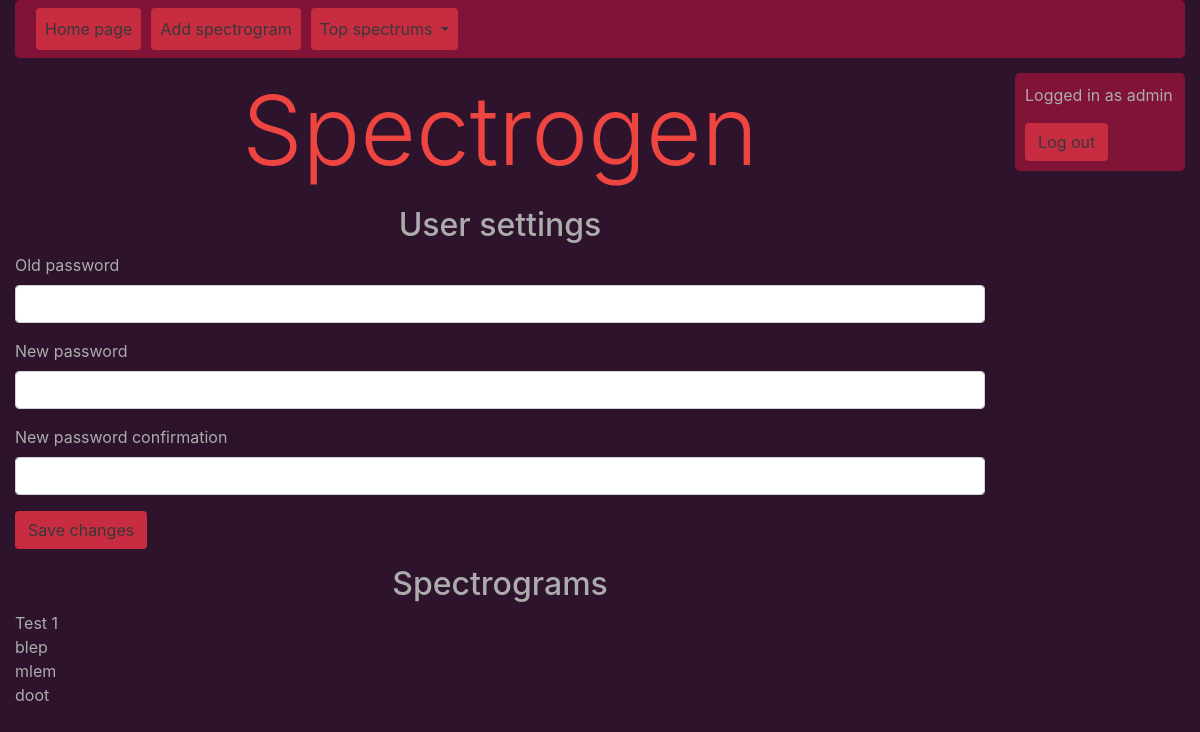
Page /user (signed in) on the committed database.
### spectrogen_main/models.py (models this page shows)
class Spectrogram(models.Model):
    title = models.CharField(max_length=100)
    image_file = models.ImageField(upload_to='spectrograms', null=True)
    video_url = models.URLField()
    timeframe_start = models.IntegerField(default=0)
    timeframe_end = models.IntegerField(default=-1)
    date_added = models.DateTimeField(auto_now_add=True)
    author = models.ForeignKey(get_user_model(), models.CASCADE)

### spectrogen_main/views.py (the view)
# urls.py: path('user', views.view_user_profile, name='view_user_profile'),
def view_user_profile(request):
    if not request.user.is_authenticated:
        return index_with_error(request, 'You have to log in to see your profile.')
    user_spectrograms = models.Spectrogram.objects.filter(author=request.user)
    if request.method == 'POST':
        user_edit_form = PasswordChangeForm(request.user, request.POST)
        if user_edit_form.is_valid():
            user = user_edit_form.save()
            update_session_auth_hash(request, user)
    else:
        user_edit_form = PasswordChangeForm(request.user)
    return render(request, 'user_profile.html', {'spectrograms': user_spectrograms, 'user_edit_form': user_edit_form})

### spectrogen_main/templates/user_profile.html (shortened to what this page needs)
{% extends "main_base.html" %}
{% load widget_tweaks %}
{% block menucontent %}
    {% if user.is_authenticated %}
        <div class="user-data">
            <p>Logged in as {{ user.get_username }}</p>
        </div>
        <a class="btn button-bg" href="/logout/">Log out</a>
    {% endif %}
{% endblock menucontent %}
{% block pagecontent %}
<h2 class="text-center">User settings</h2>
    <form action="/user" method="post">
        {% for field in user_edit_form.visible_fields %}
            <div class="form-group">
                <label for="{{ field.id_for_label }}">{{ field.label }}</label>
                {{ field|add_class:'form-control' }}
            </div>
        {% endfor %}
        <div class="form-group">
            <button type="submit" class="btn button-bg">Save changes</button>
        </div>
    </form>
<h2 class="text-center">Spectrograms</h2>
{% for spectrogram in spectrograms %}
    <div>{{ spectrogram.title }}</div>
{% endfor %}
{% endblock pagecontent %}

### spectrogen_main/static/style.css (style rules this page uses)
body { color: #acacac; }
.btn { color: #383838; }
.button-bg { background-color: #C72C41; }

### rows in the picture
Spectrogram: title "Test 1"
Spectrogram: title "blep"
Spectrogram: title "mlem"
Spectrogram: title "doot"

### other values in the picture
{{ field.label }} "Old password" "New password" "New password confirmation"
{{ user.get_username }} "admin"
